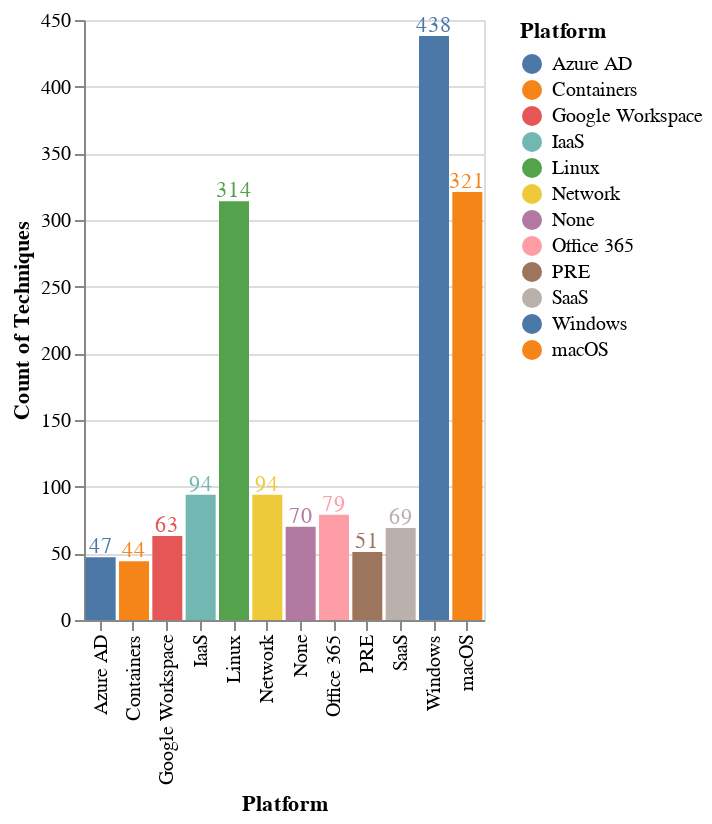

Here is the notebook cell this chart was saved with:
### Markdown cell above
Let's create a visualization to show the number of techniques grouped by platform:

### Code cell
platform_distribution = pandas.DataFrame({
    'Platform': list(techniques_platform_2.groupby(['platform'])['platform'].count().keys()),
    'Count of Techniques': techniques_platform_2.groupby(['platform'])['platform'].count().tolist()})
bars = alt.Chart(platform_distribution,height=300).mark_bar().encode(x ='Platform',y='Count of Techniques',color='Platform').properties(width=200)
text = bars.mark_text(align='center',baseline='middle',dx=0,dy=-5).encode(text='Count of Techniques')
bars + text

### Figure 1 — Vega-Lite specification as saved in the notebook (floating-point values rounded to 4 significant figures)
{"config": {"view": {"continuousWidth": 300, "continuousHeight": 300}}, "layer": [{"mark": {"type": "bar"}, "encoding": {"color": {"field": "Platform", "type": "nominal"}, "x": {"field": "Platform", "type": "nominal"}, "y": {"field": "Count of Techniques", "type": "quantitative"}}}, {"mark": {"type": "text", "align": "center", "baseline": "middle", "dx": 0, "dy": -5}, "encoding": {"color": {"field": "Platform", "type": "nominal"}, "text": {"field": "Count of Techniques", "type": "quantitative"}, "x": {"field": "Platform", "type": "nominal"}, "y": {"field": "Count of Techniques", "type": "quantitative"}}}], "data": {"name": "data-e4cfb7c867509066b4eeac66fdd173b4"}, "height": 300, "width": 200, "$schema": "https://vega.github.io/schema/vega-lite/v5.17.0.json", "datasets": {"data-e4cfb7c867509066b4eeac66fdd173b4": [{"Platform": "Azure AD", "Count of Techniques": 47}, {"Platform": "Containers", "Count of Techniques": 44}, {"Platform": "Google Workspace", "Count of Techniques": 63}, {"Platform": "IaaS", "Count of Techniques": 94}, {"Platform": "Linux", "Count of Techniques": 314}, {"Platform": "Network", "Count of Techniques": 94}, {"Platform": "None", "Count of Techniques": 70}, {"Platform": "Office 365", "Count of Techniques": 79}, {"Platform": "PRE", "Count of Techniques": 51}, {"Platform": "SaaS", "Count of Techniques": 69}, {"Platform": "Windows", "Count of Techniques": 438}, {"Platform": "macOS", "Count of Techniques": 321}]}}
